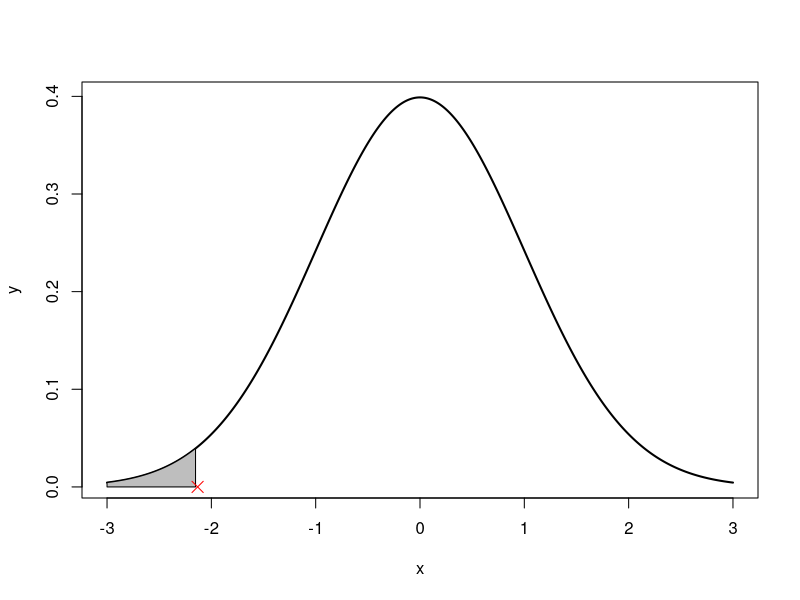

Here is the R script that generated this plot:
#Page 416
data<-c(155,179,175,175,161)
mean_exp<-mean(data)
mean<-179
sd<-sd(data)
n<-length(data)
df<-n-1
alpha<-0.05
t<-print((mean_exp-mean)/(sd/sqrt(n)))
t_alpha<-print(qt(alpha,df))

x=seq(-3,3,length=500)
y=dnorm(x,mean=0,sd=1)
plot(x,y,type="l",lwd=2,col="black")

x=seq(-3,t,length=500)
y=dnorm(x,mean=0,sd=1)
polygon(c(-3,x,t),c(0,y,0),col="gray")
points(t_alpha,0,pch=4,col="red",cex=1.5)

if(t_alpha>t){
  print("REJECT NULL HYPOTHESIS")
}else{
  print("ACCEPT NULL HYPOTHESIS")
}
